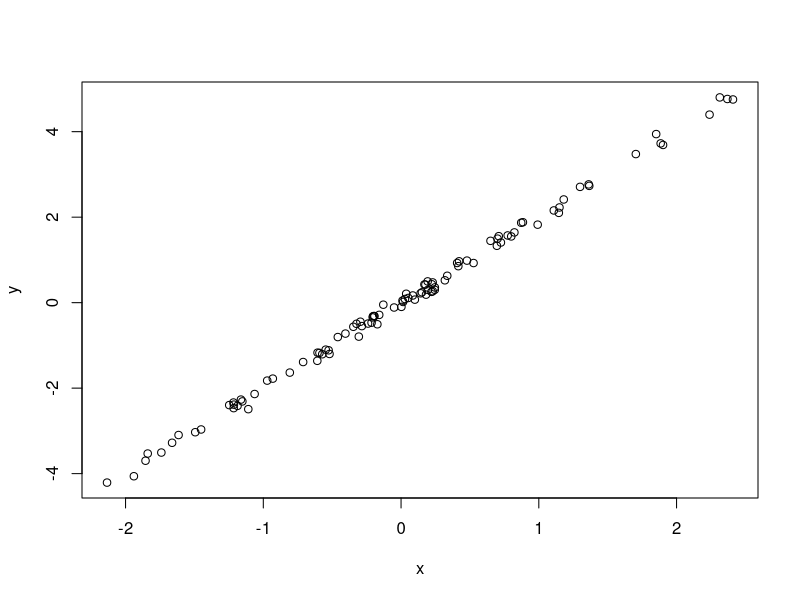

This chart was generated by the following R code:
# Simulate and plot data
# Arielle Liu
# arielleliu@email.arizona.edu
# 2021-03-23

# Simulate data from normal distribution
x <- rnorm(n = 100)
y <- 2 * x + rnorm(n = 100, sd = 0.1)

# Plot simulated data
plot(x = x, y = y)
